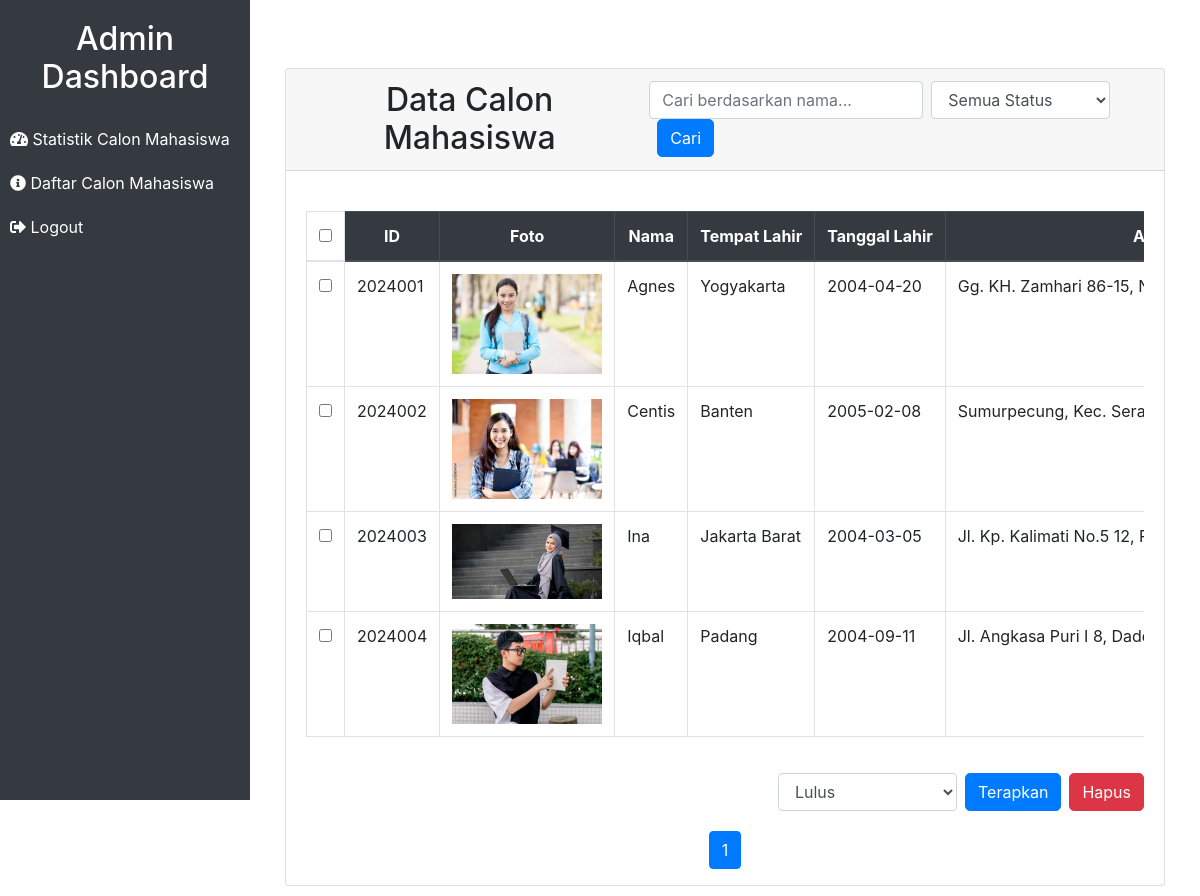
The app's page /admin/dashboard.php (signed in) with its own data.
### tables this page shows
CREATE TABLE CALONMAHASISWA (
    nopendaftaran INT(11) PRIMARY KEY,
    gambar VARCHAR(255),
    nama VARCHAR(100) NOT NULL,
    tempat_lahir VARCHAR(100) NOT NULL,
    tanggal_lahir DATE,
    alamat TEXT,
    asal_sma VARCHAR(100) NOT NULL,
    jenis_kelamin ENUM('laki-laki', 'perempuan') NOT NULL,
    tahun_tamat INT NOT NULL,
    PASSWORD VARCHAR(100) NOT NULL,
    nama_orangtua VARCHAR(100) NOT NULL,
    jurusan ENUM('Teknik Komputer dan Informatika', 'Administrasi Bisnis', 'Teknik Sipil', 'Teknik Mesin') NOT NULL,
    program_studi ENUM('Teknik Komputer', 'Teknik sipil', 'Administrasi Bisnis', 'Teknik Mesin') NOT NULL,
    status ENUM('Lulus', 'TidakLulus', 'Belum Ditentukan') NOT NULL DEFAULT 'Belum Ditentukan'
);

### admin/dashboard.php (the view, shortened to what this page needs)
<?php
include 'koneksi.php';
$search = isset($_POST['search']) ? $_POST['search'] : '';
$records_per_page = 6;
$page = isset($_GET['page']) ? (int) $_GET['page'] : 1;
$offset = ($page - 1) * $records_per_page;
$search_param = '%' . $search . '%';
$sql = "SELECT * FROM CALONMAHASISWA WHERE (nama LIKE ? OR tempat_lahir LIKE ?)";
$params = [$search_param, $search_param];
$sql .= " LIMIT ? OFFSET ?";
$params[] = $records_per_page;
$params[] = $offset;
$stmt = $conn->prepare($sql);
$stmt->bind_param(str_repeat('s', count($params) - 2) . 'ii', ...$params);
$stmt->execute();
$result = $stmt->get_result();
$total_records_sql = "SELECT COUNT(*) AS total FROM CALONMAHASISWA WHERE (nama LIKE ? OR tempat_lahir LIKE ?)";
$total_params = [$search_param, $search_param];
$total_stmt = $conn->prepare($total_records_sql);
$total_stmt->bind_param(str_repeat('s', count($total_params)), ...$total_params);
$total_stmt->execute();
$total_result = $total_stmt->get_result();
$total_row = $total_result->fetch_assoc();
$total_records = $total_row['total'];
$total_pages = ceil($total_records / $records_per_page);
?>
<!DOCTYPE html>
<html lang="id">
<head>
    <link rel="stylesheet" href="https://maxcdn.bootstrapcdn.com/bootstrap/4.5.2/css/bootstrap.min.css">
    <link rel="stylesheet" href="dashboardstyle.css">
    <link rel="stylesheet" href="https://cdnjs.cloudflare.com/ajax/libs/font-awesome/5.15.1/css/all.min.css">
</head>
<body>
    <div class="sidebar">
        <h2>Admin Dashboard</h2>
        <a href="statistik.php"><i class="fas fa-tachometer-alt"></i> Statistik Calon Mahasiswa</a>
        <a href="dashboard.php"><i class="fas fa-info-circle"></i> Daftar Calon Mahasiswa</a>
        <a href="logout.php" class="btn-logout"><i class="fas fa-sign-out-alt"></i> Logout</a>
    </div>
    <div class="wrapper">
        <div class="container mt-5">
            <div class="card">
                <div class="card-header d-flex justify-content-between align-items-center">
                    <h2 class="mx-auto">Data Calon Mahasiswa</h2>
                    <form method="POST" class="form-inline ml-3">
                        <input type="text" name="search" class="form-control" placeholder="Cari berdasarkan nama..."
                            value="<?php echo htmlspecialchars($search); ?>">
                        <select name="status_filter" class="form-control ml-2">
                            <option value="">Semua Status</option>
                        </select>
                        <button type="submit" class="btn btn-primary ml-2">Cari</button>
                    </form>
                </div>
                <div class="card-body">
                    <form id="form-data" method="post" action="dashboardaksi.php">
                        <div class="table-responsive">
                            <table class="table table-bordered">
                                <thead class="thead-dark">
                                    <tr>
                                        <td><input type='checkbox' id="select-all"></td>
                                        <th>ID</th>
                                        <th>Foto</th>
                                        <th>Nama</th>
                                        <th>Tempat Lahir</th>
                                        <th>Tanggal Lahir</th>
                                        <th>Alamat</th>
                                    </tr>
                                </thead>
                                <tbody>
                                    <?php
                                    if ($result->num_rows > 0) {
                                        while ($row = $result->fetch_assoc()) {
                                            $status_button = '';
                                            if ($row['status'] == 'Lulus') {
                                                $status_button = "<button class='btn btn-success'>Lulus</button>";
                                            } elseif ($row['status'] == 'TidakLulus') {
                                                $status_button = "<button class='btn btn-danger'>Tidak Lulus</button>";
                                            } else {
                                                $status_button = "<button class='btn btn-secondary'>Belum Ditentukan</button>";
                                            }
                                            echo "<tr>
                                                <td><input type='checkbox' name='selected_ids[]' value='{$row['nopendaftaran']}'></td>
                                                <td>{$row['nopendaftaran']}</td>
                                                <td><img src='" . htmlspecialchars($row['gambar']) . "' width='150' /></td>
                                                <td>{$row['nama']}</td>
                                                <td>{$row['tempat_lahir']}</td>
                                                <td>{$row['tanggal_lahir']}</td>
                                                <td>{$row['alamat']}</td>
                                                <td>{$row['asal_sma']}</td>
                                                <td>{$row['jenis_kelamin']}</td>
                                                <td>{$row['tahun_tamat']}</td>
                                                <td>{$row['nama_orangtua']}</td>
                                                <td>{$row['jurusan']}</td>
                                                <td>{$row['program_studi']}</td>
                                                <td>{$status_button}</td>
                                            </tr>";
                                        }
                                    } else {
                                        echo "<tr><td colspan='14' class='text-center'>Tidak ada data.</td></tr>";
                                    }
                                    ?>
                                </tbody>
                            </table>
                        </div>
                        <div class="actions d-flex justify-content-end mt-3">
                            <select name="ubah_status" class="form-control w-auto">
                                <option value="Lulus">Lulus</option>
                            </select>
                            <button type="submit" class="btn btn-primary ml-2" name="apply_status">Terapkan</button>
                            <button type="submit" name="delete_selected" class="btn btn-danger ml-2"
                                onclick="return confirmDelete()">Hapus</button>
                        </div>
                    </form>
                </div>
                <nav aria-label="Page navigation">
                    <ul class="pagination justify-content-center">
                        <?php for ($i = 1; $i <= $total_pages; $i++): ?>
                            <li class="page-item <?php if ($i == $page)
                                echo 'active'; ?>">
                                <a class="page-link" href="dashboard.php?page=<?php echo $i; ?>"><?php echo $i; ?></a>
                            </li>
                        <?php endfor; ?>
                    </ul>
                </nav>
            </div>
        </div>
    </div>
</body>
</html>

### admin/dashboardstyle.css (style rules this page uses)
.sidebar { height: 100vh; width: 250px; background-color: #343a40; color: white; padding-top: 20px; position: fixed; transition: transform 0.3s ease; }
.sidebar a { color: white; text-decoration: none; display: block; padding: 10px; }
.sidebar h2 { margin-bottom: 20px; color: white; text-align: center; }
.wrapper { margin-left: 250px; width: calc(100% - 250px); min-height: 100vh; display: flex; justify-content: center; align-items: flex-start; padding: 20px; transition: margin 0.3s ease; }
.table th, .table td { white-space: nowrap; }
.table-responsive { overflow-x: auto; }
.card-header { text-align: center; }
.card-header h2 { margin: 0; }
table thead th { text-align: center; vertical-align: middle; }
.btn { border-radius: 5px; }
.table { margin: 20px 0; }

### records on screen
calonmahasiswa: nopendaftaran "2024001", gambar (picture), nama "Agnes", tempat_lahir "Yogyakarta", tanggal_lahir "2004-04-20", alamat "Gg. KH. Zamhari 86-15,…"
calonmahasiswa: nopendaftaran "2024002", gambar (picture), nama "Centis", tempat_lahir "Banten", tanggal_lahir "2005-02-08", alamat "Sumurpecung, Kec.…"
calonmahasiswa: nopendaftaran "2024003", gambar (picture), nama "Ina", tempat_lahir "Jakarta Barat", tanggal_lahir "2004-03-05", alamat "Jl. Kp. Kalimati No.5 12,…"
calonmahasiswa: nopendaftaran "2024004", gambar (picture), nama "Iqbal", tempat_lahir "Padang", tanggal_lahir "2004-09-11", alamat "Jl. Angkasa Puri I 8,…"
